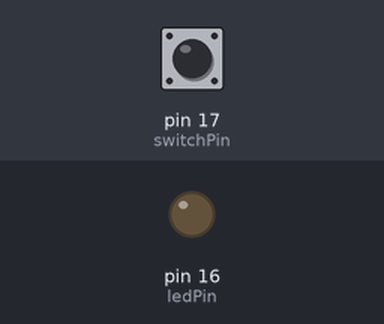
A sketch run on a simulated Arduino Uno, built with avr-gcc and run on an emulated ATmega328P. Shown: output pins drawn as LEDs (lit = HIGH). The test bench sets the inputs (shaded band); at power-on: pin 17 (switchPin) LOW.

Above: at 1.2 s.
1.3 s: pin 17 (switchPin) pulled HIGH for 0.15 s
At 3.5 s:
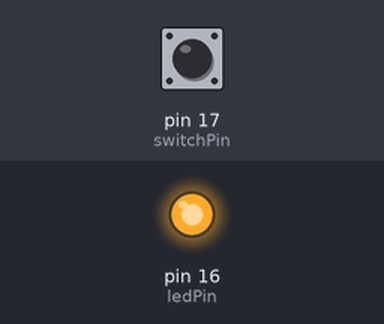
Timing chart, 0 to 8.6 s (numbered marks = the images above; inputs shaded):
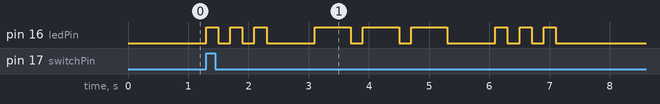

Measured:
- after the input at 1.3 s, pin 16 (ledPin): LOW → HIGH at once, → LOW 0.20 s later, → HIGH 0.20 s later, → LOW 0.20 s later, … (18 changes in this stretch)

The sketch:

kad06_SwitchSOS.ino
```cpp
const int switchPin = 17;
const int ledPin = 16;

bool hasSentSOS = false;

void setup() {
  pinMode(switchPin, INPUT);
  pinMode(ledPin, OUTPUT);
}

void loop() {
  int buttonState = digitalRead(switchPin);

  if (buttonState == HIGH && !hasSentSOS) {
    sendSOS();
    hasSentSOS = true;
  }


  if (buttonState == LOW) {
    hasSentSOS = false;
  }
}

void shortBlink() {
  digitalWrite(ledPin, HIGH);
  delay(200);
  digitalWrite(ledPin, LOW);
  delay(200);
}

void longBlink() {
  digitalWrite(ledPin, HIGH);
  delay(600);
  digitalWrite(ledPin, LOW);
  delay(200);
}

void sendSOS() {
  // S: ・・・
  shortBlink();
  shortBlink();
  shortBlink();


  delay(600);

  // O: －－－
  longBlink();
  longBlink();
  longBlink();


  delay(600);


  shortBlink();
  shortBlink();
  shortBlink();


  delay(1000);
}
```
